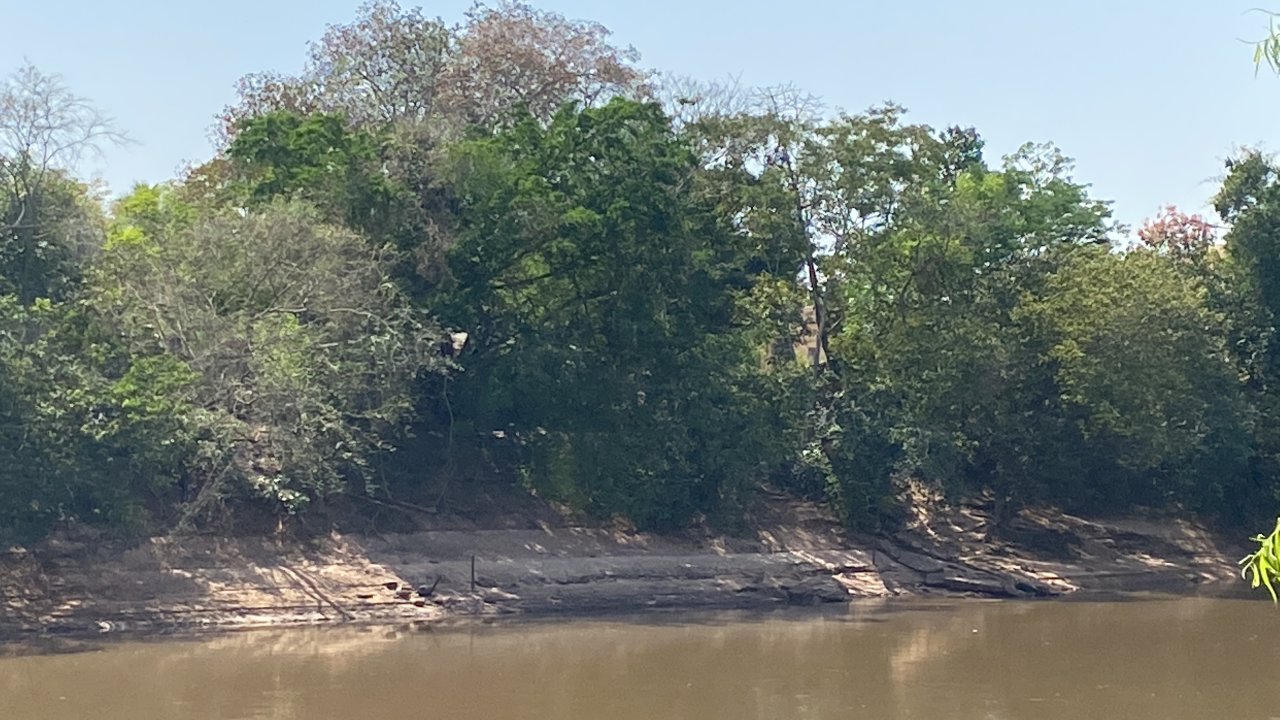
#> input picture email/Imagem/08B8EE95-DA09-41BB-8DA9-499843F0483A.JPG, 3840 x 2160 px, given in place of 20220726_090026.jpg, which was not available (shown at 1/3 size)
$ jupyter execute --allow-errors main2.ipynb   (text cells are left out)
#> lines starting #> are read from the running program, lines starting #| are printed output that depends on the picture
[cell 1]
import os
from exif import Image as Im
from PIL import Image

import pandas as pd

#print(f'diretorio atual: {os.getcwd()}')
#os.chdir(os.path.abspath(os.path.dirname(__file__))) #entrando no diretorio atual
#print(f'diretorio atual: {os.getcwd()}')

[cell 2]
#main_dir = r'C:\Users\Vitor\Desktop\IC\Cod\maquinavirtual\maqvirtual'
#os.chdir(main_dir)
os.getcwd()
#pwd, ls

[cell 3]
# d = {'fileName': [], 'Coordenada':[], 'Assunto':[], "Texto":[],'ID':[] }
d = { 'Coordenada(DMS)':[],
    'Coordenada_lat(DD)':[],
    'Coordenada_long(DD)':[],
    'altitude':[],
    'Assunto':[],
    "Texto":[],
    'ID':[],
    'fileName': [],
    "Data_foto": [],
    'Data_email': [],
    'From_Email': []
     }
# coordenadas DMS, DD lat, DD log, altitude, assunto, texto, id, fileName, data_foto, data_Email, from_Email,

[cell 4]
# graus decimais
def dec_coord(coords, ref):
    decimal_degrees = coords[0] + coords[1] / 60 + coords[2] / 3600
    if ref == 'S' or ref == 'W':
        decimal_degrees = -decimal_degrees
    return decimal_degrees

[cell 5]
# DMS, DD_lat, DD_log, altitude, data_foto
def prop_img(fileName):

    end_img =  'Imagem' + '\\'+ fileName

    with open(end_img, 'rb') as arq_img: ## wb escrita
        img = Im(arq_img)
        if(img.has_exif):
            try:
                DMS = []
                DMS.append(img.gps_latitude)
                DMS.append(img.gps_latitude_ref)
                DMS.append(img.gps_longitude)
                DMS.append(img.gps_longitude_ref)

                DD_lat = dec_coord(img.gps_latitude,img.gps_latitude_ref)
                DD_lon = dec_coord(img.gps_longitude, img.gps_longitude_ref)
                altitude = img.gps_altitude
                data_foto = img.datetime_original

                return str(DMS), DD_lat, DD_lon, altitude, data_foto
            except:
                print('erro no exif')
                return 'NA', 'NA','NA','NA','NA'
        else:
            print('Não tem exif')
            return 'NA','NA','NA','NA','NA'

[cell 6]
########################## Usar esse para baixar imagem ##########################
import email
import imaplib

EMAIL = 'jaguarfb2015@gmail.com'
PASSWORD ='toorpljtqpzkgqif'

#EMAIL = 'vitorhgsd@gmail.com'
#PASSWORD = 'xaeliekypnnpjiqv'

SERVER = 'imap.gmail.com'

# abriremos uma conexão com SSL com o servidor de emails
#> (the rest of this cell did not finish here and is left out)

[cell 7]
#Gravar os dados em excel
dados = pd.DataFrame(data=d)
dados.to_excel('Dados\\dados.xlsx', index=False)

[cell 8]
#  imprimindo os dados da planilha
matrix = pd.read_excel('Dados\dados.xlsx')
#matrix

[cell 9]
print(len(d['fileName']))
#> (the rest of this cell did not finish here and is left out)

[cell 10]
end_img = r'C:\Users\Vitor\Desktop\IC\Cod\maquinavirtual\maqvirtual\Imagem\IMG-3756.jpg'
#end_img = r'Imagem\20220726_090026.jpg'
#> (the rest of this cell did not finish here and is left out)

#> (a cell that did not finish here is left out)

#> (a cell that did not finish here is left out)

[cell 13]
#img.list_all()

[cell 14]
# [4 lines of commented-out code are left out]
a = []
#> (the rest of this cell did not finish here and is left out)

[cell 15]
from PIL import Image
end_img = r'Imagem\20220726_090026.jpg'
imag = Image.open(end_img)
#> imag is the input picture: PIL image 3840x2160 RGB; mean R, G, B 113.8, 121.6, 116.6
imag.resize((200,200))
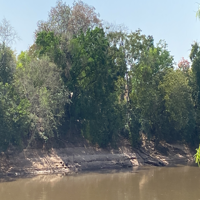
#> Out: PIL image 200x200 RGB; mean R, G, B 113.8, 121.6, 116.6


$ run again, on email/Imagem/8a8700bf-cc37-434a-9063-abfff2f65782.JPG
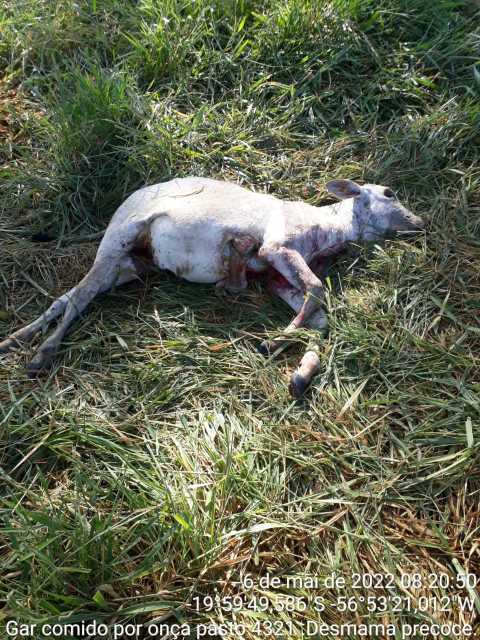
#> input picture email/Imagem/8a8700bf-cc37-434a-9063-abfff2f65782.JPG, 960 x 1280 px, given in place of 20220726_090026.jpg, which was not available (shown at 1/2 size)
#> imag is the input picture: PIL image 960x1280 RGB; mean R, G, B 96.9, 101.6, 79.9
#> `imag.resize((200,200))`:
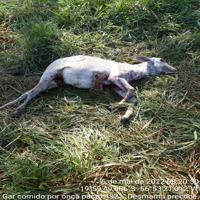
#> Out: PIL image 200x200 RGB; mean R, G, B 96.9, 101.6, 79.9

$ run again, on email/Imagem/IMG-20220730-WA0000.jpg
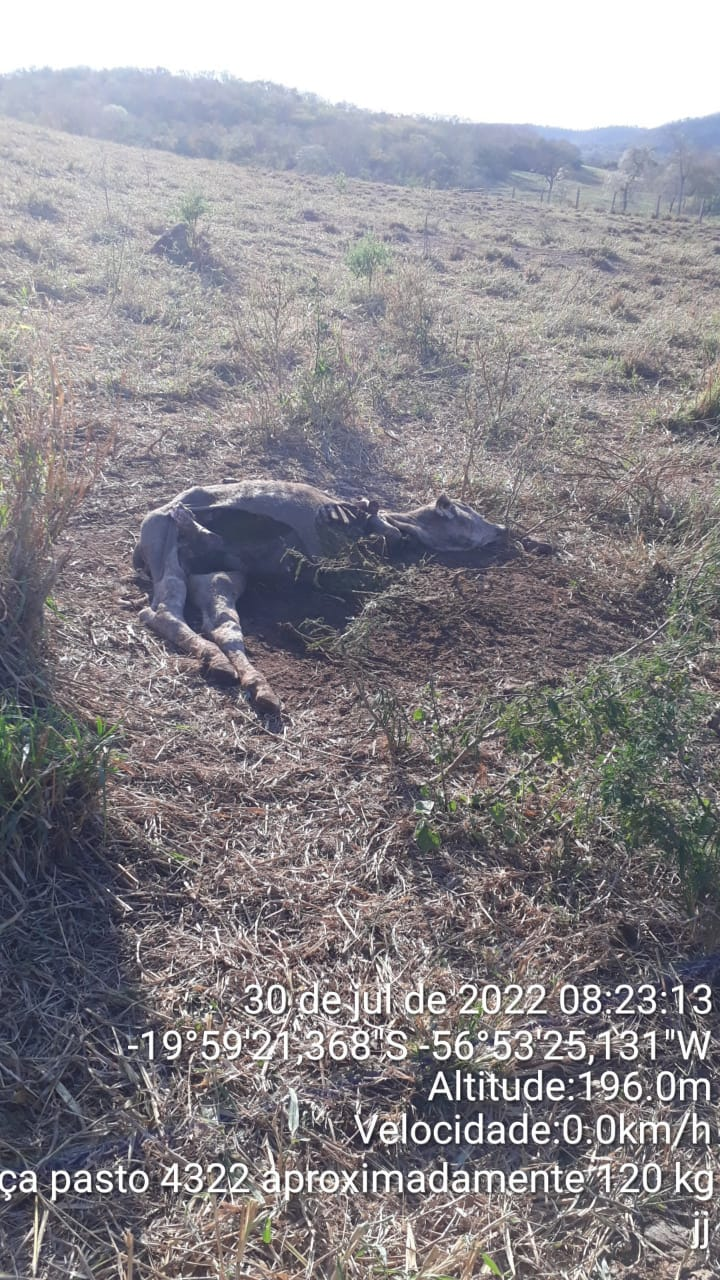
#> input picture email/Imagem/IMG-20220730-WA0000.jpg, 720 x 1280 px, given in place of 20220726_090026.jpg, which was not available
#> imag is the input picture: PIL image 720x1280 RGB; mean R, G, B 139.6, 136.7, 141.5
#> `imag.resize((200,200))`:
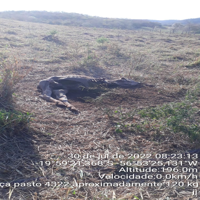
#> Out: PIL image 200x200 RGB; mean R, G, B 139.6, 136.7, 141.5

$ run again, on email/Imagem/IMG-20220820-WA0000.jpg
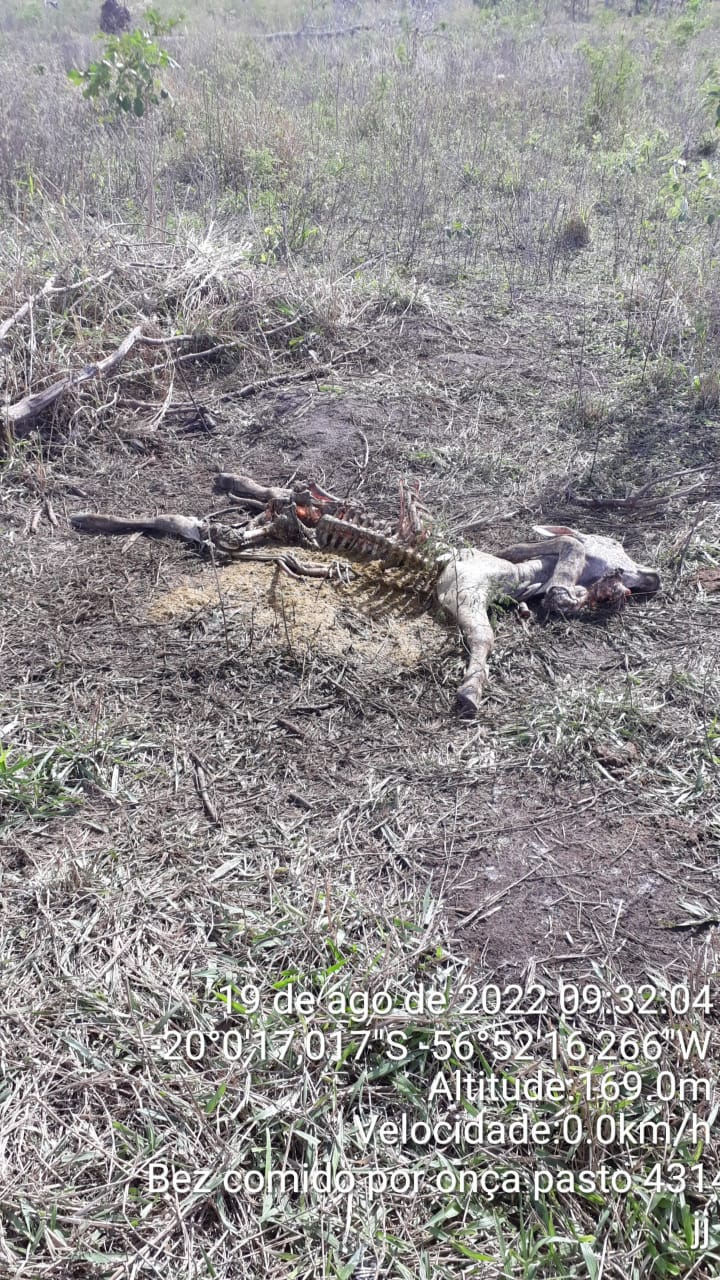
#> input picture email/Imagem/IMG-20220820-WA0000.jpg, 720 x 1280 px, given in place of 20220726_090026.jpg, which was not available
#> imag is the input picture: PIL image 720x1280 RGB; mean R, G, B 144.5, 141.6, 142
#> `imag.resize((200,200))`:
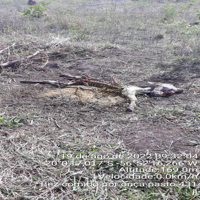
#> Out: PIL image 200x200 RGB; mean R, G, B 144.5, 141.6, 142
